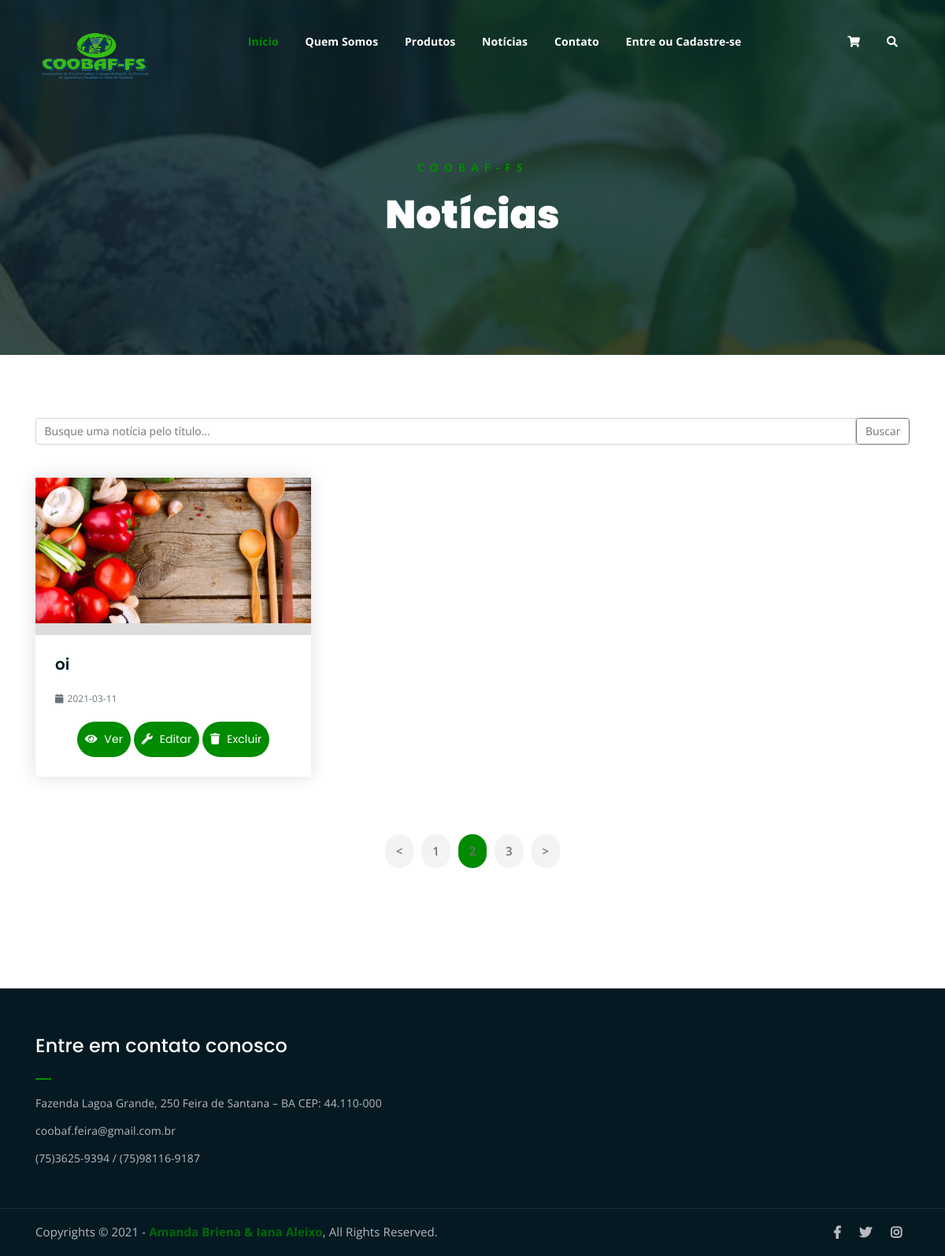
/noticias.php, run on the app's committed database.
### tables this page shows
CREATE TABLE IF NOT EXISTS noticia (
  id_noticia smallint(10) not null primary key AUTO_INCREMENT,
  titulo varchar(45) NOT NULL,
  corpo varchar(1500) NOT NULL,
  imagem varchar(100) not null,
  data date not null,
  status tinyint(1) NOT NULL
);

### noticias.php (the view, shortened to what this page needs)
<?php
    include("conexao_db/conexao.php");
?>
<!DOCTYPE html>
<html lang="en">
<head>
	<?php require_once("src/components/head.php");?>
</head>
<body>
	<?php
		if(isset($_SESSION['nome'])){
			require_once("src/components/menu_logado.php");
		}else{
			require_once("src/components/menu.php");
		}
	?>
	<div class="breadcrumb-section breadcrumb-bg">
		<div class="container">
			<div class="row">
				<div class="col-lg-8 offset-lg-2 text-center">
					<div class="breadcrumb-text">
						<p>COOBAF-FS</p>
						<h1>Notícias</h1>
					</div>
				</div>
			</div>
		</div>
	</div>
	<div class="latest-news mt-80 mb-150">
		<div class="container">
			<div class="teste input-group mb-5">
				<input name= "pesquisa_noticia" id= "pesquisa_noticia" type="text" class="form-control" placeholder="Busque uma notícia pelo título..." >
				<button class="btn btn-outline-secondary" type="submit" id="button-addon2">Buscar</button>
			</div>
			<div class="resultado_noticia row">
				<?php
					$resultadogeral = mysqli_query($connect,"SELECT * FROM noticia where status = 1") or die("erro ao selecionar");
					while($row = mysqli_fetch_assoc($resultadogeral)){
						echo "<div class='col-lg-4 col-md-6'>
						<div class='single-latest-news'>
							<a href='single-news.html'><div class='latest-news-bg'><img src='assets/img-upload/".$row['imagem']."' ></div></a>
							<div class='news-text-box'>
								<h3><a href='noticia.php?noticia=".$row['id_noticia']."'>".$row['titulo']."</a></h3>
								<p class='blog-meta'>
									<span class='date'><i class='fas fa-calendar'></i>".$row['data']."</span>
								</p>
								<div class='text-center'>
									<a href='noticia.php?noticia=".$row['id_noticia']."' class='cart-btn'><i class='fas fa-eye'></i> Ver</a>
									<a href='cart.html' class='cart-btn'><i class='fas fa-wrench'></i> Editar</a>
									<a href='cart.html' class='cart-btn'><i class='fas fa-trash'></i> Excluir</a>
								</div>
							</div>
						</div>
					</div>";
					}
				?>
			</div>
			<div class="row">
				<div class="container">
					<div class="row">
						<div class="col-lg-12 text-center">
							<div class="pagination-wrap">
								<ul>
									<li><a href="#"><</a></li>
									<li><a href="#">1</a></li>
									<li><a class="active" href="#">2</a></li>
									<li><a href="#">3</a></li>
									<li><a href="#">></a></li>
								</ul>
							</div>
						</div>
					</div>
				</div>
			</div>
		</div>
	</div>
	<?php require_once("src/components/footer.php");?>
</body>
</html>

### assets/css/main.css (style rules this page uses)
html { font-size: 14px; font-weight: 400; line-height: 28px; height: 100%; }
body { font-family: "Open Sans", sans-serif; font-weight: 400; font-size: 1rem; letter-spacing: 0.1px; line-height: 1.8; color: #051922; overflow-x: hidden; }
body img { max-width: 100%; }
a { cursor: pointer; text-decoration: none; -webkit-transition: all 0.2s ease-in-out; -o-transition: all 0.2s ease-in-out; transition: all 0.2s ease-in-out; }
h1, .h1, h2, .h2, h3, .h3, h4, .h4, h5, .h5, h6, .h6 { font-family: "Poppins", sans-serif; font-weight: 700; margin: 0 0 1.25rem 0; color: #051922; }
h1:last-child, .h1:last-child, h2:last-child, .h2:last-child, h3:last-child, .h3:last-child, h4:last-child, .h4:last-child, h5:last-child, .h5:last-child, h6:last-child, .h6:last-child { margin: 0; }
h1, .h1 { font-size: 4rem; font-weight: 700; line-height: 4rem; }
h3, .h3 { font-size: 2rem; font-weight: 700; line-height: 2.25rem; }
p { font-family: "Open Sans", sans-serif; font-weight: 400; font-size: 1rem; letter-spacing: 0.1px; line-height: 1.8; color: #051922; margin: 0 0 1.25rem 0; }
.mt-80 { margin-top: 80px; }
.mb-150 { margin-bottom: 150px; }
a.boxed-btn, a.bordered-btn, a.cart-btn, .bt-pedidos { border-radius: 50px; }
.breadcrumb-bg { background-image: url(../img/breadcrumb-bg.jpg); }
.breadcrumb-text p { color: #008B00; font-weight: 700; text-transform: uppercase; letter-spacing: 7px; }
.breadcrumb-text h1 { font-size: 50px; font-weight: 900; color: #fff; margin: 0; margin-top: 20px; }
.breadcrumb-section { padding: 150px 0; background-size: cover; background-position: center center; position: relative; z-index: 1; background-attachment: fixed; padding-top: 200px; }
.breadcrumb-section:after { position: absolute; left: 0; top: 0; width: 100%; height: 100%; content: ""; background-color: #07212e; z-index: -1; opacity: 0.8; }
.latest-news-bg { -webkit-transition: 0.3s; -o-transition: 0.3s; transition: 0.3s; }
.single-latest-news { -webkit-box-shadow: 0 0 20px #dddddd; box-shadow: 0 0 20px #dddddd; -webkit-transition: 0.3s; -o-transition: 0.3s; transition: 0.3s; }
.pagination-wrap ul li a { -webkit-transition: 0.3s; -o-transition: 0.3s; transition: 0.3s; }
a.cart-btn { -webkit-transition: 0.3s; -o-transition: 0.3s; transition: 0.3s; }
html, body { height: 100%; }
.latest-news-bg { height: 200px; background-size: cover; background-position: center; border-radius: 10px; background-color: #ddd; border-bottom-right-radius: 0; border-bottom-left-radius: 0; }
.single-latest-news h3 { font-size: 20px; line-height: 1.25em; font-weight: 600; }
.single-latest-news h3 a { color: #051922; }
p.blog-meta span { margin-right: 15px; opacity: 0.6; color: #051922; font-size: 0.85em; }
p.blog-meta span:last-child { margin-right: 0; }
p.blog-meta span i { margin-right: 5px; }
.news-text-box { padding: 25px; border-bottom-left-radius: 5px; border-bottom-right-radius: 5px; }
.single-latest-news { margin-bottom: 30px; }
.pagination-wrap { margin-top: 40px; }
.pagination-wrap ul { margin: 0; padding: 0; list-style: none; }
.pagination-wrap ul li { display: inline-block; }
.pagination-wrap ul li a { color: #6f6f6f; font-size: 15px; background-color: #f3f3f3; display: inline-block; padding: 8px 14px; border-radius: 5px; margin: 3px; font-weight: 600; border-radius: 50px; }
.pagination-wrap ul li a.active { background-color: #008B00; }
a.cart-btn { font-family: 'Poppins', sans-serif; display: inline-block; background-color: #008B00; color: #fff; padding: 10px 10px; }
a.cart-btn i { margin-right: 5px; }

### data on the page
noticia: imagem (picture), titulo "oi", data "2021-03-11"
